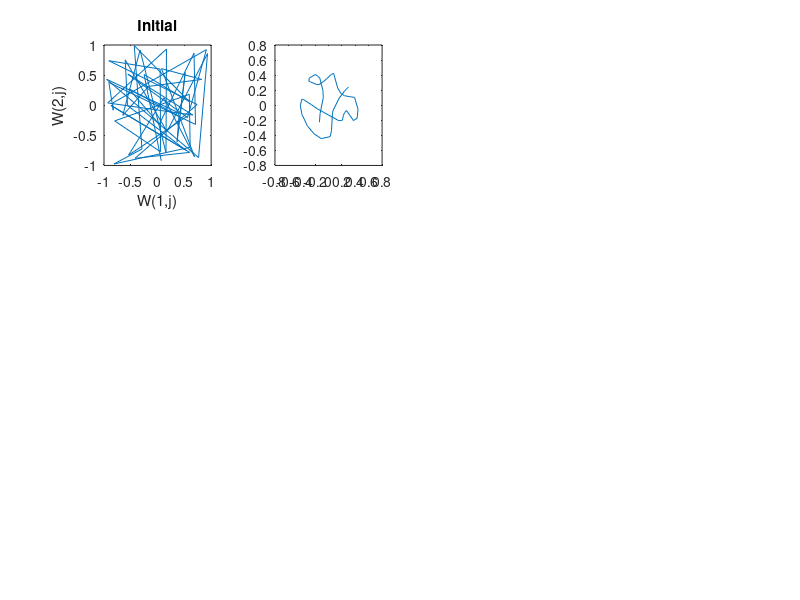

Write the MATLAB code that produced this figure. (Note: this script raises an error after producing the figure.)
%Raiid Ahmed Homework 5 Project 4.1
clc
clear

%Initialize training set

x = zeros(100,2);
iter = 1;

while iter <= 100
    x1 = rand - .5;
    x2 = rand - .5;

    if (x1^2 + x2^2) < .25
        x(iter,1) = x1;
        x(iter,2) = x2;
        iter = iter + 1;
    end
end

%Initialize weights

w = rand(2,50);
w = w * 2 - 1;

%Initialize learning rates

alpha_step = (.5-.01)/99;
alpha = .5:-alpha_step:.01;

%Initialize radius

R = 1;

%Training Algorithm

D = zeros(1,length(w(1,:)));

subplot(3,4,1)
    plot(w(1,:),w(2,:))
        title('Initial')
        xlabel('W(1,j)')
        ylabel('W(2,j)')

for epoch = 1:100
    a = alpha(epoch);
    order = randperm(length(x(:,1)));
        for input = order
            x_in = x(input,:).';
            
            for j = 1:length(w(1,:))
                D(j) = sum(((w(:,j) - x_in).^2));
            end
            
            [Winner_Val, J] = min(D);

            w(:,J) = w(:,J) + a*(x_in - w(:,J));

            if (J + R) <= 50
                w(:,(J + R)) = w(:,(J + R)) + a*(x_in - w(:,(J + R)));
            end

            if (J - R) >= 1
                w(:,(J - R)) = w(:,(J - R)) + a*(x_in - w(:,(J - R)));
            end
        end
    if mod(epoch,10) == 0
        subplot(3,4,(epoch/10) + 1)
            plot(w(1,:),w(2,:))
                title("Epoch " + num2str(epoch))
                xlabel('W(1,j)')
                ylabel('W(2,j)')
    end
end










